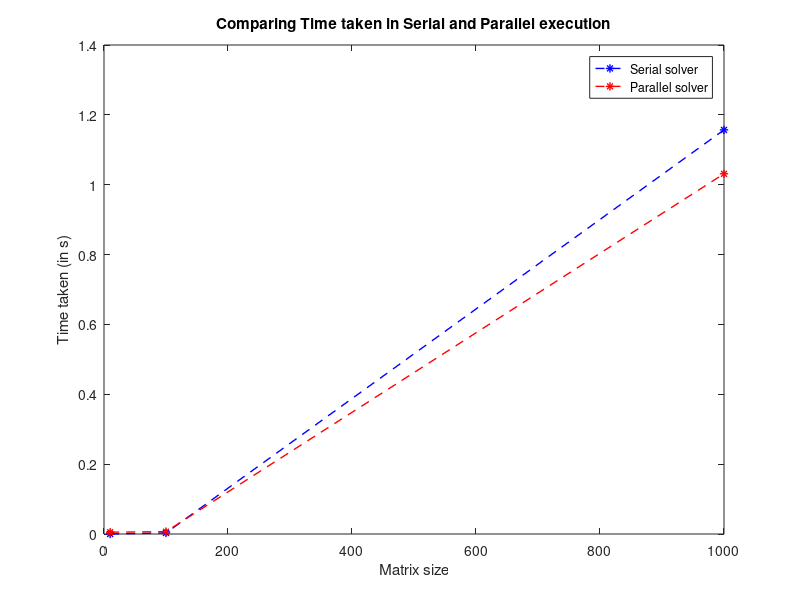

This figure's MATLAB source:
serial = [1e-6 0.003 1.157];
parallel = [0.0051750 0.0068163 1.031320];
n = [10 100 1000];
plot(n,serial,'b*--', 'LineWidth', 1, 'DisplayName', 'Serial solver')
hold on
plot(n,parallel,'r*--', 'LineWidth', 1, 'DisplayName', 'Parallel solver')
xlabel('Matrix size')
ylabel('Time taken (in s)')
title('Comparing Time taken in Serial and Parallel execution')
legend()